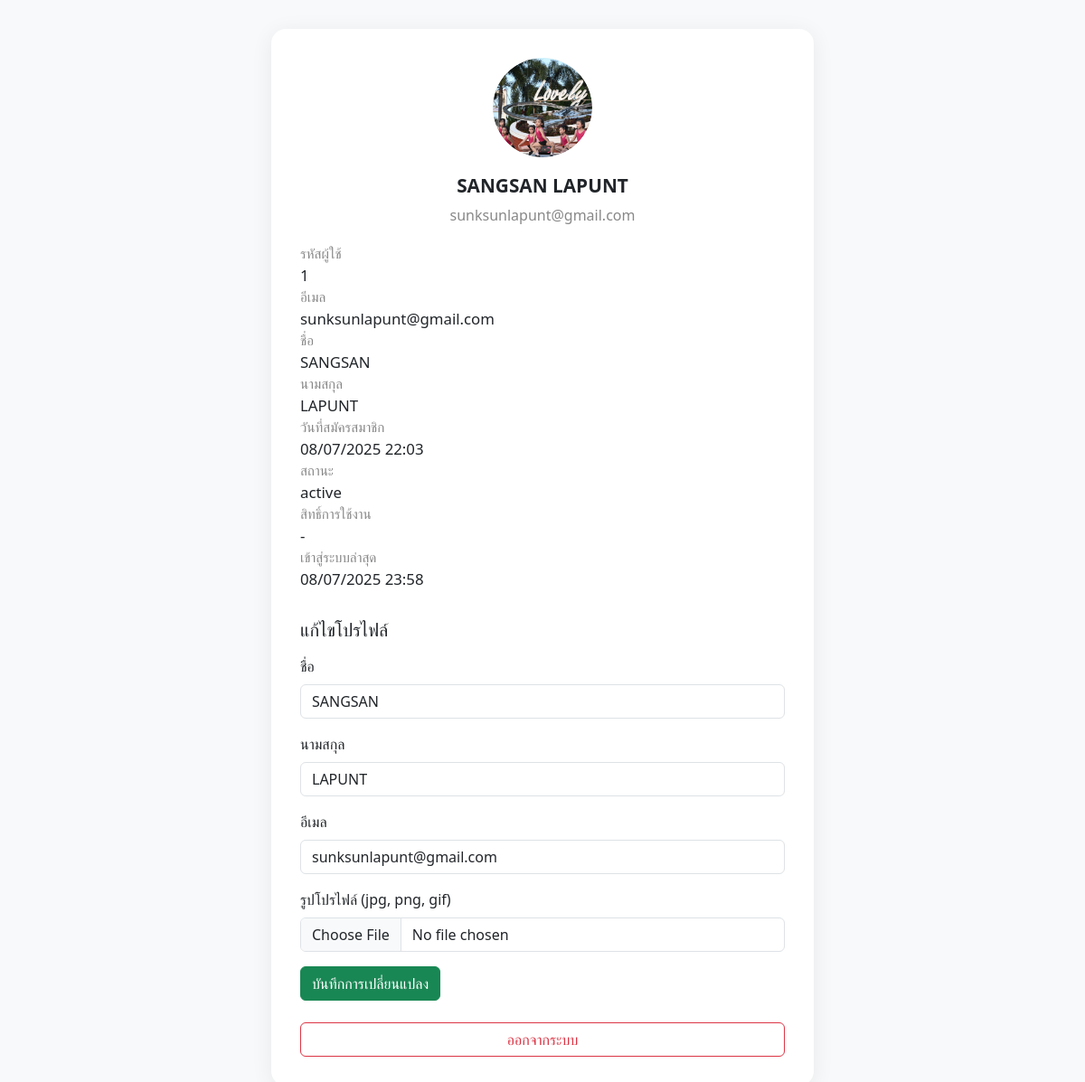
Before: /profile.php (signed in) with the older database file.
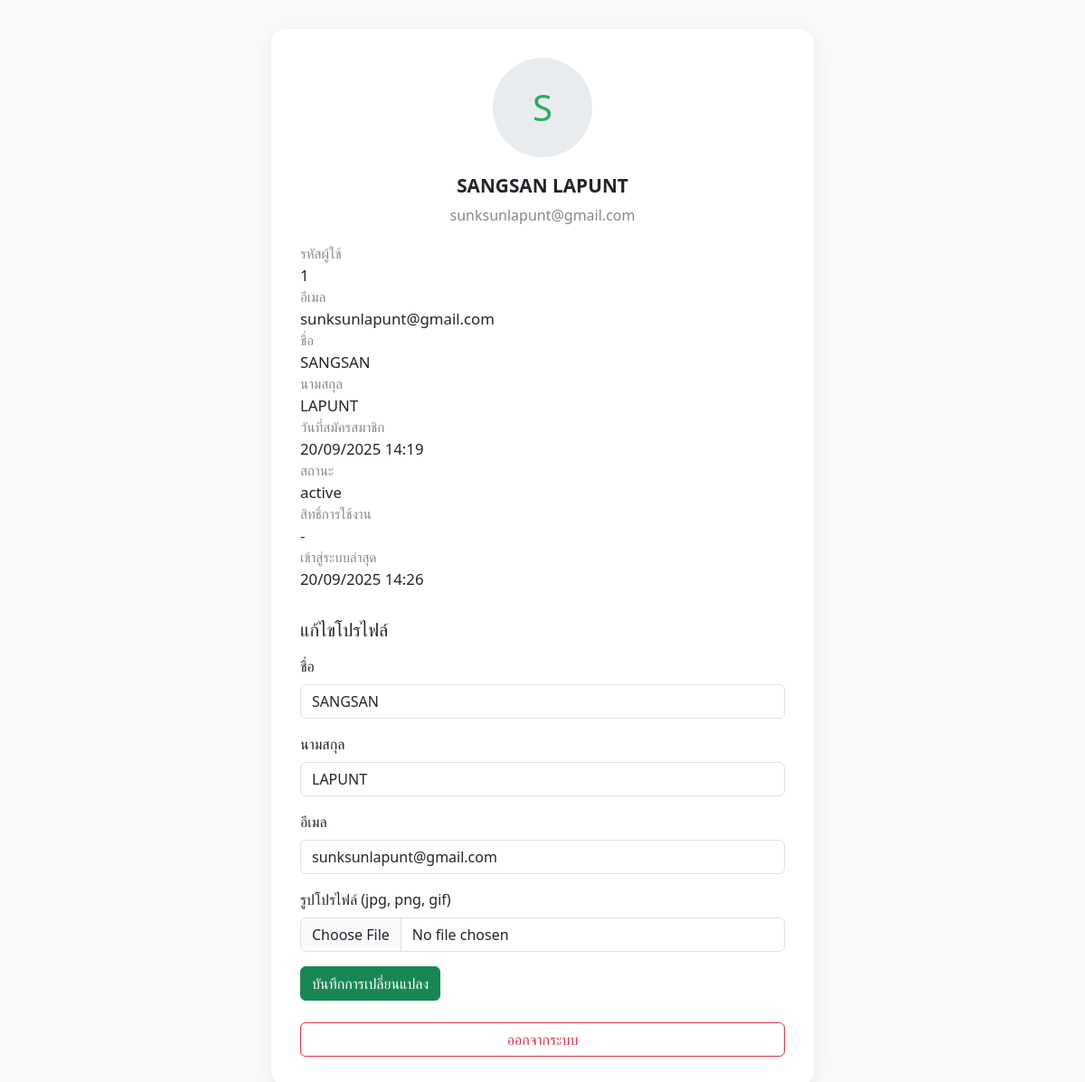
After: the same page with the newer database file.
### tables this page shows
CREATE TABLE `users` (
  `id` int(11) NOT NULL,
  `first_name` varchar(100) NOT NULL COMMENT 'ชื่อ',
  `last_name` varchar(100) NOT NULL COMMENT 'นามสกุล',
  `email` varchar(255) NOT NULL COMMENT 'อีเมล (ไม่ซ้ำ)',
  `phone` varchar(20) DEFAULT NULL COMMENT 'เบอร์โทรศัพท์',
  `password` varchar(255) NOT NULL COMMENT 'รหัสผ่าน (hashed)',
  `date_of_birth` date DEFAULT NULL COMMENT 'วันเกิด',
  `gender` enum('male','female','other') DEFAULT NULL COMMENT 'เพศ',
  `profile_image` varchar(500) DEFAULT NULL COMMENT 'รูปโปรไฟล์',
  `status` enum('active','inactive','banned') NOT NULL DEFAULT 'active' COMMENT 'สถานะบัญชี',
  `email_verified` tinyint(1) NOT NULL DEFAULT 0 COMMENT 'ยืนยันอีเมลแล้ว (0=ยัง, 1=แล้ว)',
  `verification_token` varchar(255) DEFAULT NULL COMMENT 'โทเค็นยืนยันอีเมล',
  `reset_token` varchar(255) DEFAULT NULL COMMENT 'โทเค็นรีเซ็ตรหัสผ่าน/Remember Me',
  `reset_token_expires` datetime DEFAULT NULL COMMENT 'วันหมดอายุโทเค็นรีเซ็ต',
  `last_login` timestamp NULL DEFAULT NULL COMMENT 'เข้าสู่ระบบครั้งสุดท้าย',
  `total_orders` int(11) NOT NULL DEFAULT 0 COMMENT 'จำนวนคำสั่งซื้อทั้งหมด',
  `total_spent` decimal(12,2) NOT NULL DEFAULT 0.00 COMMENT 'ยอดใช้จ่ายทั้งหมด (บาท)',
  `created_at` timestamp NOT NULL DEFAULT current_timestamp() COMMENT 'วันที่สร้างบัญชี',
  `updated_at` timestamp NOT NULL DEFAULT current_timestamp() ON UPDATE current_timestamp() COMMENT 'วันที่แก้ไขล่าสุด'
);

### profile.php (the view, shortened to what this page needs)
<?php
try {
    $conn = getDB();
    $stmt = $conn->prepare("SELECT * FROM users WHERE id = ? AND status = 'active'");
    $stmt->execute([$_SESSION['user_id']]);
    $user = $stmt->fetch(PDO::FETCH_ASSOC);
} catch (Exception $e) {
    $user = array(
        'id' => '',
        'email' => '',
        'first_name' => '',
        'last_name' => '',
        'profile_image' => '',
        'created_at' => ''
    );
    $error = 'เกิดข้อผิดพลาด: ' . $e->getMessage();
}
function h($str)
{
    return htmlspecialchars($str ?? '', ENT_QUOTES, 'UTF-8');
}
?>
<!DOCTYPE html>
<html lang="th">
<head>
    <link rel="stylesheet" href="assets/css/bootstrap.min.css">
</head>
<body>
    <div class="profile-container">
        <div class="profile-avatar">
            <?php if (!empty($user['profile_image'])): ?>
                <img src="uploads/profiles/<?php echo h($user['profile_image']); ?>" alt="Avatar">
            <?php else: ?>
                <?php echo strtoupper(mb_substr($user['first_name'], 0, 1, 'UTF-8')); ?>
            <?php endif; ?>
        </div>
        <div class="profile-name"><?php echo h($user['first_name'] . ' ' . $user['last_name']); ?></div>
        <div class="profile-email"><?php echo h($user['email']); ?></div>
        <div class="profile-info">
            <div class="profile-label">รหัสผู้ใช้</div>
            <div class="profile-value"><?php echo h($user['id']); ?></div>
            <div class="profile-label">อีเมล</div>
            <div class="profile-value"><?php echo h($user['email']); ?></div>
            <div class="profile-label">ชื่อ</div>
            <div class="profile-value"><?php echo h($user['first_name']); ?></div>
            <div class="profile-label">นามสกุล</div>
            <div class="profile-value"><?php echo h($user['last_name']); ?></div>
            <div class="profile-label">วันที่สมัครสมาชิก</div>
            <div class="profile-value"><?php echo date('d/m/Y H:i', strtotime($user['created_at'])); ?></div>
            <div class="profile-label">สถานะ</div>
            <div class="profile-value"><?php echo h($user['status']); ?></div>
            <div class="profile-label">สิทธิ์การใช้งาน</div>
            <div class="profile-value"><?php echo h($user['permission'] ?? '-'); ?></div>
            <div class="profile-label">เข้าสู่ระบบล่าสุด</div>
            <div class="profile-value"><?php echo !empty($user['last_login']) ? date('d/m/Y H:i', strtotime($user['last_login'])) : '-'; ?></div>
        </div>
        <form class="form-section" method="post" enctype="multipart/form-data" autocomplete="off">
            <h5 class="mb-3">แก้ไขโปรไฟล์</h5>
            <div class="mb-3">
                <label class="form-label">ชื่อ</label>
                <input type="text" name="first_name" class="form-control" value="<?php echo h($user['first_name']); ?>" required>
            </div>
            <div class="mb-3">
                <label class="form-label">นามสกุล</label>
                <input type="text" name="last_name" class="form-control" value="<?php echo h($user['last_name']); ?>" required>
            </div>
            <div class="mb-3">
                <label class="form-label">อีเมล</label>
                <input type="email" name="email" class="form-control" value="<?php echo h($user['email']); ?>" required>
            </div>
            <div class="mb-3">
                <label class="form-label">รูปโปรไฟล์ (jpg, png, gif)</label>
                <input type="file" name="profile_image" class="form-control">
            </div>
            <button type="submit" name="edit_profile" class="btn btn-success">บันทึกการเปลี่ยนแปลง</button>
        </form>
        <a href="logout.php" class="btn btn-outline-danger btn-edit">ออกจากระบบ</a>
    </div>
</body>
</html>

Changed rows visible on the page:
changed users "SANGSAN LAPUNT": first_name (not shown) → "S"; created_at "08/07/2025 22:03" → "20/09/2025 14:19"; last_login "08/07/2025 23:58" → "20/09/2025 14:26"; profile_image: picture removed
